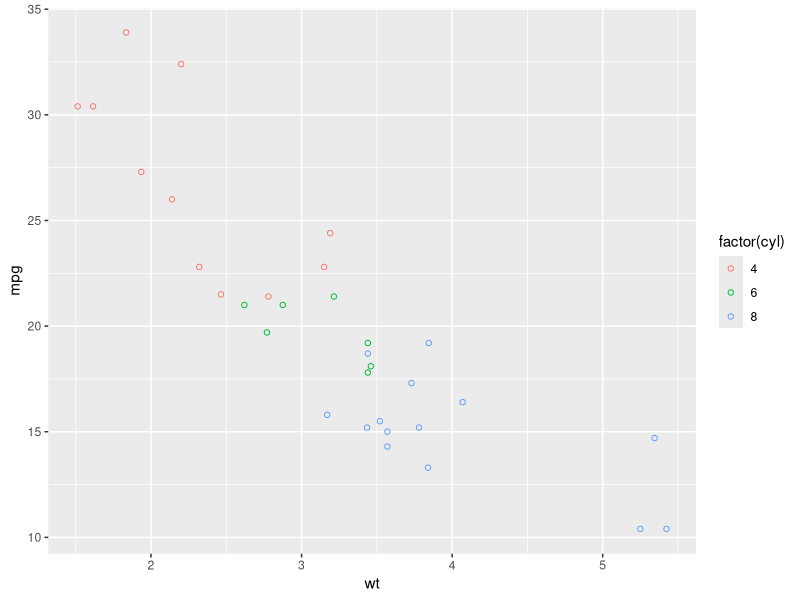

This figure's R source:
## ---- chunk 1
#| label: setup
#| echo: false

library(ggplot2)
## ---- chunk 2
#| echo: false

mtcars |> 
   ggplot(aes(x = wt, y = mpg, color = factor(cyl))) + 
   geom_point(shape = 21)
